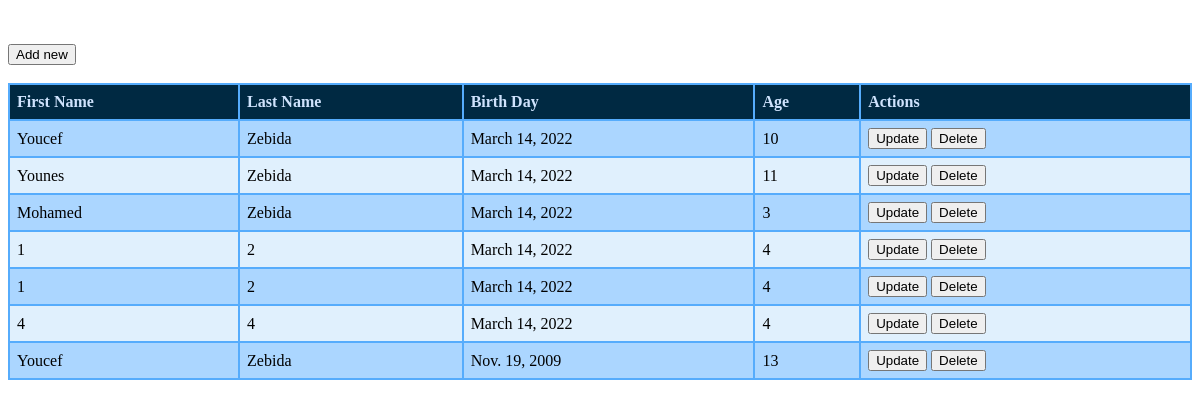
Page /show/ on the committed database.
### myapp/models.py (models this page shows)
class myTable(models.Model):
    id= models.IntegerField(primary_key= True)
    FName= models.CharField('First Name', max_length= 50)
    LName= models.CharField('Last Name', max_length= 50)
    BirthDay= models.DateField('Birth Day')
    Age= models.IntegerField('Age')
    class Meta:
        db_table= "myTable"

### myapp/views.py (the view)
# urls.py: path('show/', views.show, name= 'show'),
def show(request):
    items= myTable.objects.all()
    return render(request, 'show.html', {'items': items})

### myapp/templates/show.html (shortened to what this page needs)
<!DOCTYPE html>
<head lang="en">
</head>
<a href="{% url 'add' %}"><button>Add new</button></a>
{% if items %}
  <table>
    <tr>
      <th>First Name</th>
      <th>Last Name</th>
      <th>Birth Day</th>
      <th>Age</th>
      <th>Actions</th>
    </tr>
    {% for i in items %}
    <tr>
      <td>{{i.FName}}</td>
      <td>{{i.LName}}</td>
      <td>{{i.BirthDay}}</td>
      <td>{{i.Age}}</td>
      <td><a href="/update/{{i.id}}"><button>Update</button></a><a> </a><a href="/delete/{{i.id}}"><button>Delete</button></a></td>
    </tr>
  {%endfor%}
</table>
{%else%}
  <div>
    <h4>No data</h4>
  </div>
{%endif%}
</body>
</html>

### myapp/templates/show.html (style rules this page uses)
table { width: 100%; border-collapse: collapse; }
table, th, td { border: 2px solid #56acfc; padding: 7px; }
th { background-color: #002942; color: #cfe3fd; text-align: left; height: 20px; }
tbody tr:nth-child(odd) { background: #e0f0fd; }
tbody tr:nth-child(even) { background: #abd6ff; }

### rows in the picture
myTable: FName "Youcef", LName "Zebida", BirthDay "March 14, 2022", Age "10"
myTable: FName "Younes", LName "Zebida", BirthDay "March 14, 2022", Age "11"
myTable: FName "Mohamed", LName "Zebida", BirthDay "March 14, 2022", Age "3"
myTable: FName "1", LName "2", BirthDay "March 14, 2022", Age "4"
myTable: FName "1", LName "2", BirthDay "March 14, 2022", Age "4"
myTable: FName "4", LName "4", BirthDay "March 14, 2022", Age "4"
myTable: FName "Youcef", LName "Zebida", BirthDay "Nov. 19, 2009", Age "13"
